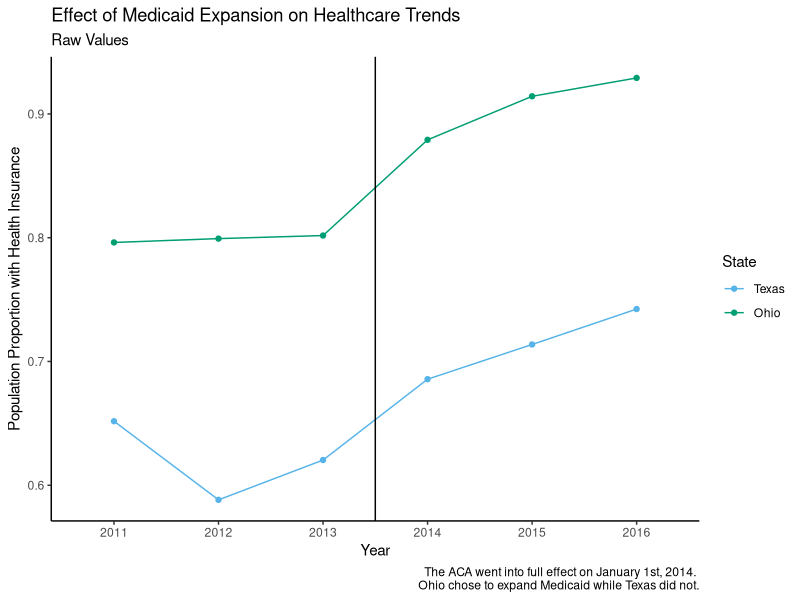
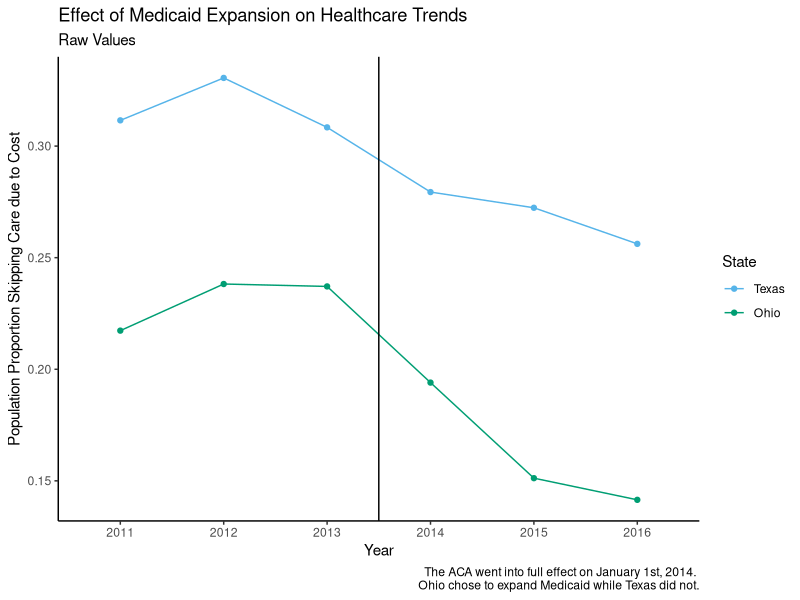
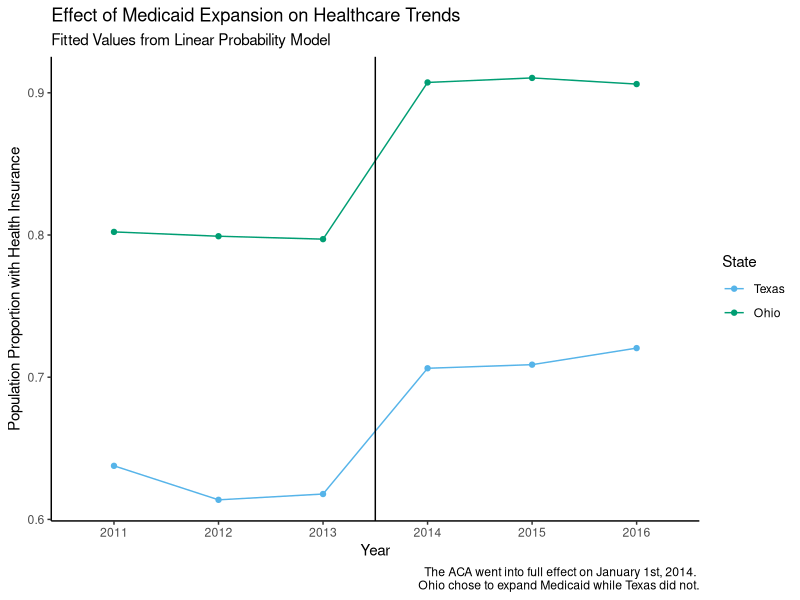
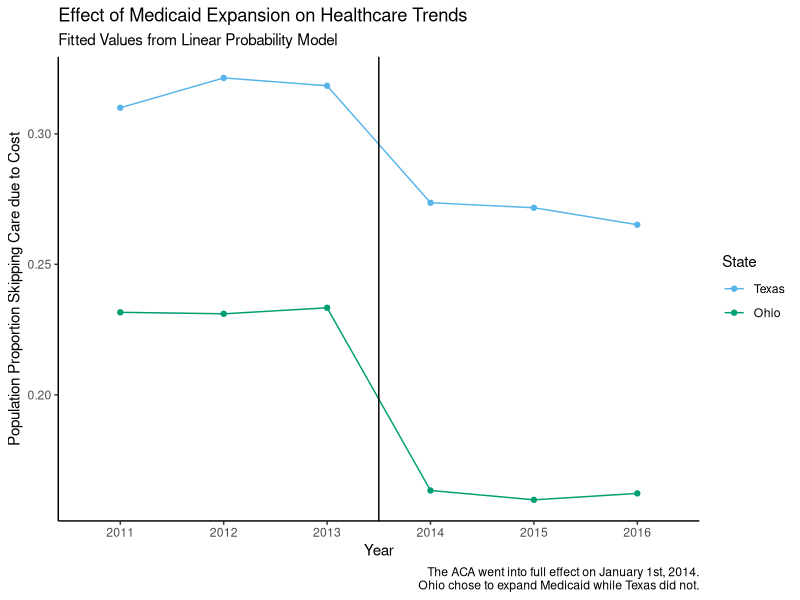
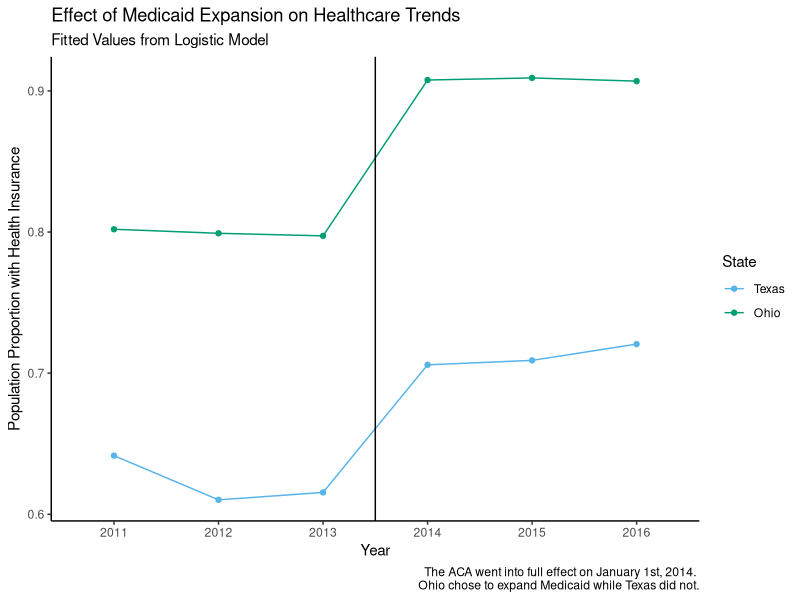
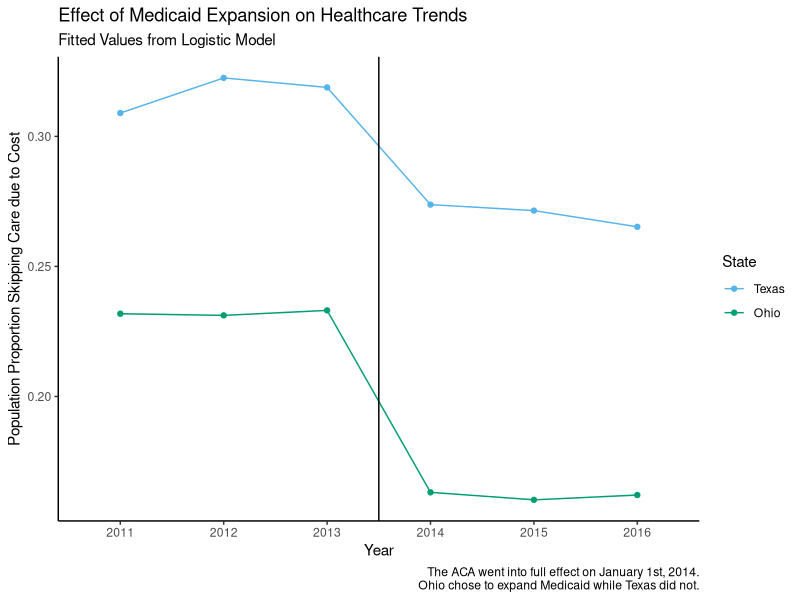

Source code (R) for these figures, in order:
library(foreign)
library(tidyverse)

data_oh <- read.dta("data/DID_OH_ver12.dta")
#lpm
model_plan <- lm(hlthpln1 ~ treat + post + treat_post + male + veteran3 + children +
              married + divorced + widowed + separated + never_married +
              log_income + edu_hs_grad + edu_college_attd + 
              edu_college_grad, data_oh)
summary(model_plan)

model_cost <- lm(medcost ~ treat + post + treat_post + male + veteran3 + children +
              married + divorced + widowed + separated + never_married +
              log_income + edu_hs_grad + edu_college_attd + 
              edu_college_grad, data_oh)
summary(model_cost)

data_oh$plan_fit <- model_plan$fitted.values
data_oh$cost_fit <- model_cost$fitted.values

#logistic
logi_plan <- glm(hlthpln1 ~ treat + post + treat_post + male + veteran3 + children +
                 married + divorced + widowed + separated + never_married +
                 log_income + edu_hs_grad + edu_college_attd + 
                 edu_college_grad, data = data_oh, family = "binomial")
summary(logi_plan)

logi_cost <- glm(medcost ~ treat + post + treat_post + male + veteran3 + children +
                                married + divorced + widowed + separated + never_married +
                                log_income + edu_hs_grad + edu_college_attd + 
                                edu_college_grad, data = data_oh, family = "binomial")
summary(logi_cost)

data_oh$logi_plan_fit <- logi_plan$fitted.values
data_oh$logi_cost_fit <- logi_cost$fitted.values

library(ggthemes)
library(scales)
data_oh$treat <- factor(data_oh$treat, levels = c(0, 1), labels = c("Texas", "Ohio"))
data_oh$year <- factor(data_oh$year)

ggplot(data = data_oh %>% 
         group_by(treat, year) %>% 
         summarise(hlthpln1_prop = sum(hlthpln1)/length(hlthpln1))) +
  geom_line(aes(x = year, y = hlthpln1_prop, group = treat, color = treat)) +
  geom_point(aes(x = year, y = hlthpln1_prop, group = treat, color = treat)) +
  geom_vline(xintercept = 3.5) +
  labs(x = "Year", y = "Population Proportion with Health Insurance", color = "State", 
       title = "Effect of Medicaid Expansion on Healthcare Trends", subtitle = "Raw Values",
       caption = "The ACA went into full effect on January 1st, 2014. 
       Ohio chose to expand Medicaid while Texas did not.") +
  theme_classic() + scale_color_pander()

ggplot(data = data_oh %>% 
         group_by(treat, year) %>% 
         summarise(medcost_prop = sum(medcost)/length(medcost))) +
  geom_line(aes(x = year, y = medcost_prop, group = treat, color = treat)) +
  geom_point(aes(x = year, y = medcost_prop, group = treat, color = treat)) +
  geom_vline(xintercept = 3.5) +
  labs(x = "Year", y = "Population Proportion Skipping Care due to Cost", color = "State", 
       title = "Effect of Medicaid Expansion on Healthcare Trends", subtitle = "Raw Values",
       caption = "The ACA went into full effect on January 1st, 2014. 
       Ohio chose to expand Medicaid while Texas did not.") +
  theme_classic() + scale_color_pander()

ggplot(data = data_oh %>% 
         group_by(treat, year) %>% 
         summarise(hlthpln1_prop = sum(plan_fit)/length(plan_fit))) +
  geom_line(aes(x = year, y = hlthpln1_prop, group = treat, color = treat)) +
  geom_point(aes(x = year, y = hlthpln1_prop, group = treat, color = treat)) +
  geom_vline(xintercept = 3.5) +
  labs(x = "Year", y = "Population Proportion with Health Insurance", color = "State", 
       title = "Effect of Medicaid Expansion on Healthcare Trends", subtitle = "Fitted Values from Linear Probability Model",
       caption = "The ACA went into full effect on January 1st, 2014. 
       Ohio chose to expand Medicaid while Texas did not.") +
  theme_classic() + scale_color_pander()

ggplot(data = data_oh %>% 
         group_by(treat, year) %>% 
         summarise(medcost_prop = sum(cost_fit)/length(cost_fit))) +
  geom_line(aes(x = year, y = medcost_prop, group = treat, color = treat)) +
  geom_point(aes(x = year, y = medcost_prop, group = treat, color = treat)) +
  geom_vline(xintercept = 3.5) +
  labs(x = "Year", y = "Population Proportion Skipping Care due to Cost", color = "State", 
       title = "Effect of Medicaid Expansion on Healthcare Trends", subtitle = "Fitted Values from Linear Probability Model",
       caption = "The ACA went into full effect on January 1st, 2014.
       Ohio chose to expand Medicaid while Texas did not.") +
  theme_classic() + scale_color_pander()

ggplot(data = data_oh %>% 
         group_by(treat, year) %>% 
         summarise(hlthpln1_prop = sum(logi_plan_fit)/length(logi_plan_fit))) +
  geom_line(aes(x = year, y = hlthpln1_prop, group = treat, color = treat)) +
  geom_point(aes(x = year, y = hlthpln1_prop, group = treat, color = treat)) +
  geom_vline(xintercept = 3.5) +
  labs(x = "Year", y = "Population Proportion with Health Insurance", color = "State", 
       title = "Effect of Medicaid Expansion on Healthcare Trends", subtitle = "Fitted Values from Logistic Model",
       caption = "The ACA went into full effect on January 1st, 2014. 
       Ohio chose to expand Medicaid while Texas did not.") +
  theme_classic() + scale_color_pander()

ggplot(data = data_oh %>% 
         group_by(treat, year) %>% 
         summarise(medcost_prop = sum(logi_cost_fit)/length(logi_cost_fit))) +
  geom_line(aes(x = year, y = medcost_prop, group = treat, color = treat)) +
  geom_point(aes(x = year, y = medcost_prop, group = treat, color = treat)) +
  geom_vline(xintercept = 3.5) +
  labs(x = "Year", y = "Population Proportion Skipping Care due to Cost", color = "State", 
       title = "Effect of Medicaid Expansion on Healthcare Trends", subtitle = "Fitted Values from Logistic Model",
       caption = "The ACA went into full effect on January 1st, 2014.
       Ohio chose to expand Medicaid while Texas did not.") +
  theme_classic() + scale_color_pander()
